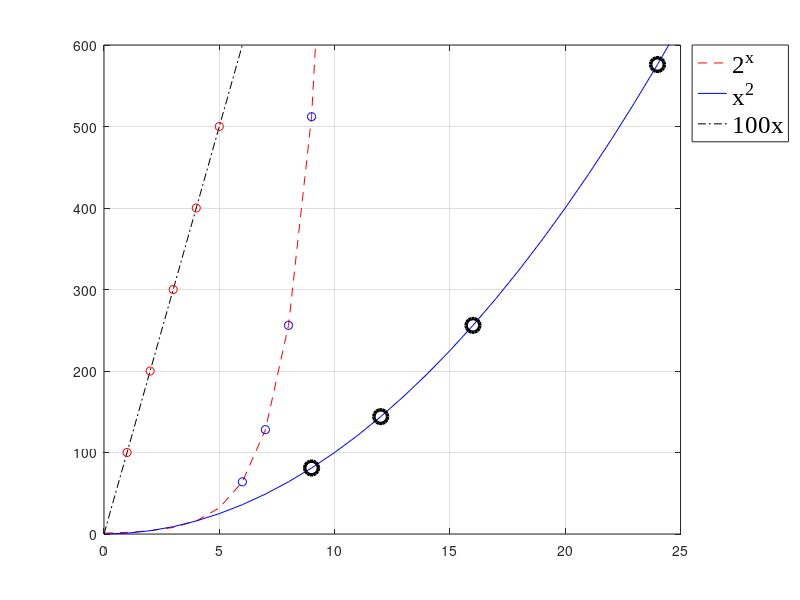

Write the MATLAB code that produced this figure.

clear;

x_1 = 0:10;
y_1 = power(2,x_1);
px_1 = [1,2,3,4,5];
py_1 = [100,200,300,400,500];

x_2 = 0:25;
y_2 = x_2.^2;
px_2 = [6,7,8,9];
py_2 = [64,128,256,512];

x_3 = 0:6;
y_3 = 100*x_3;
px_3 = [9,12,16,24];
py_3 = [81,144,256,576];

figure;

plot(x_1,y_1,'r--',...
    x_2,y_2,'b-',...
    x_3,y_3,'k-.',...
    px_1,py_1,'ro',...
    px_2,py_2,'bo',...
    px_3,py_3,'ko',...
    'LineWidth',2.5,'MarkerSize',10);

h = legend('2^{x}','x^{2}','100x');
set(h,'fontsize',18,'fontname','Times New Roman','location','NorthEastOutside')
axis([0,25,0,600]); 
grid on;